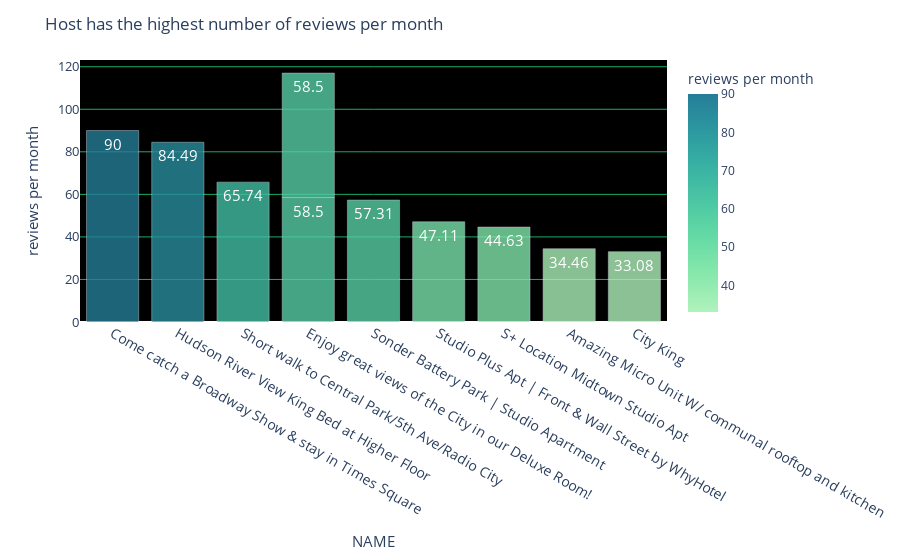

Notebook source saved alongside this figure:
### Code cell
groupby_host_id_and_host_name=df_clean.groupby(['host id','NAME']).sum()[['reviews per month']].reset_index()
highest_number_of_reviews_per_month=groupby_host_id_and_host_name.sort_values('reviews per month',ascending=False).head(10)
highest_number_of_reviews_per_month['reviews per month']=highest_number_of_reviews_per_month['reviews per month'].apply(lambda x:np.round(x,2))

fig = px.bar(highest_number_of_reviews_per_month, y='reviews per month', x='NAME',text='reviews per month',color='reviews per month',opacity=.8,color_continuous_scale='tealgrn')
fig.update_traces(textfont=dict(size=15,color='White'))
fig.update_layout(title='Host has the highest number of reviews per month',xaxis=dict(titlefont = dict(size=15),tickfont = dict(size=14)),yaxis=dict(titlefont = dict(size=15),tickfont = dict(size=13),
        showgrid=True,gridcolor='rgb(26, 173, 102)',
        showticklabels=True),plot_bgcolor='black')
fig.show()

### Figure 1 — Plotly figure (JSON) as saved in the notebook; plotly's stock layout.template omitted (floating-point values rounded to 4 significant figures)
{"data": [{"alignmentgroup": "True", "hovertemplate": "NAME=%{x}<br>reviews per month=%{marker.color}<extra></extra>", "legendgroup": "", "marker": {"color": [90, 84.49, 65.74, 58.5, 58.5, 57.31, 47.11, 44.63, 34.46, 33.08], "coloraxis": "coloraxis", "opacity": 0.8, "pattern": {"shape": ""}}, "name": "", "offsetgroup": "", "orientation": "v", "showlegend": false, "text": [90, 84.49, 65.74, 58.5, 58.5, 57.31, 47.11, 44.63, 34.46, 33.08], "textfont": {"color": "White", "size": 15}, "textposition": "auto", "type": "bar", "x": ["Come catch a Broadway Show & stay in Times Square", "Hudson River View King Bed at Higher Floor", "Short walk to Central Park/5th Ave/Radio City", "Enjoy great views of the City in our Deluxe Room!", "Enjoy great views of the City in our Deluxe Room!", "Sonder Battery Park | Studio Apartment", "Studio Plus Apt | Front & Wall Street by WhyHotel", "S+ Location Midtown Studio Apt", "Amazing Micro Unit W/ communal rooftop and kitchen", "City King"], "xaxis": "x", "y": [90, 84.49, 65.74, 58.5, 58.5, 57.31, 47.11, 44.63, 34.46, 33.08], "yaxis": "y"}], "layout": {"barmode": "relative", "coloraxis": {"colorbar": {"title": {"text": "reviews per month"}}, "colorscale": [[0, "rgb(176, 242, 188)"], [0.1667, "rgb(137, 232, 172)"], [0.3333, "rgb(103, 219, 165)"], [0.5, "rgb(76, 200, 163)"], [0.6667, "rgb(56, 178, 163)"], [0.8333, "rgb(44, 152, 160)"], [1, "rgb(37, 125, 152)"]]}, "legend": {"tracegroupgap": 0}, "margin": {"t": 60}, "plot_bgcolor": "black", "title": {"text": "Host has the highest number of reviews per month"}, "xaxis": {"anchor": "y", "domain": [0, 1], "tickfont": {"size": 14}, "title": {"font": {"size": 15}, "text": "NAME"}}, "yaxis": {"anchor": "x", "domain": [0, 1], "gridcolor": "rgb(26, 173, 102)", "showgrid": true, "showticklabels": true, "tickfont": {"size": 13}, "title": {"font": {"size": 15}, "text": "reviews per month"}}}}
